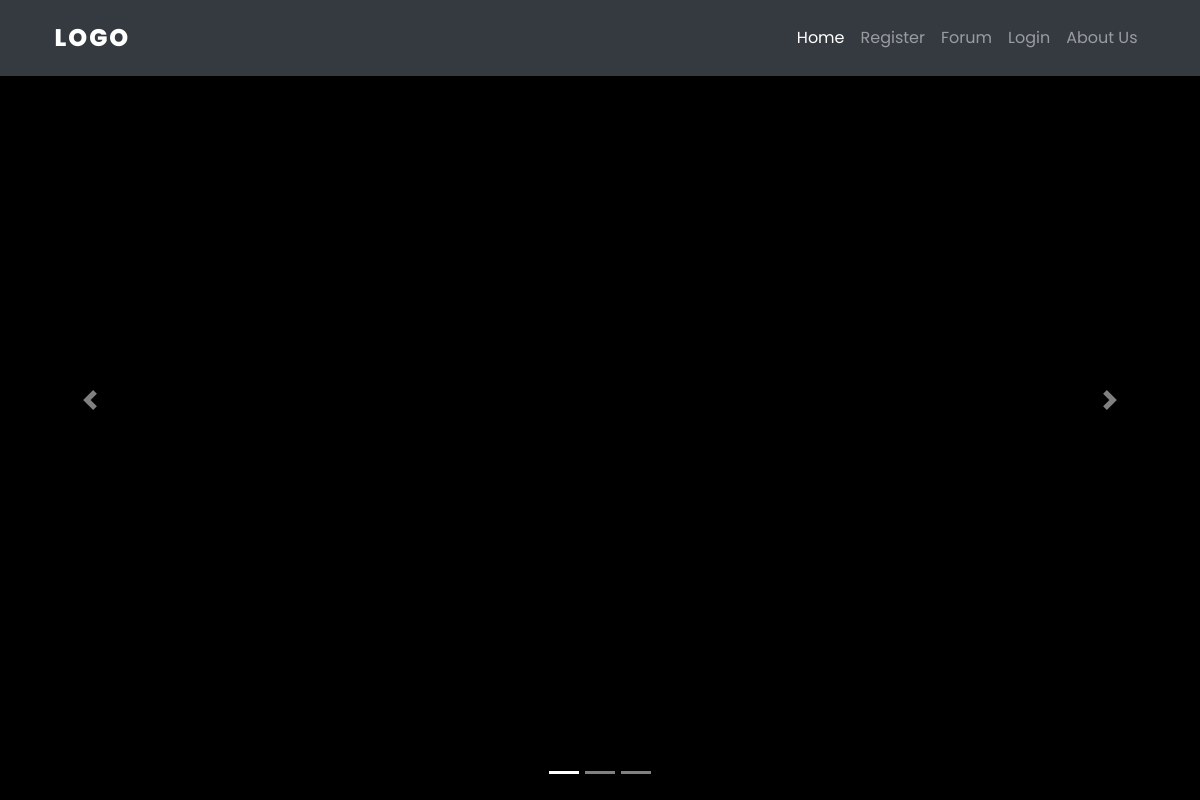
/, run on an earlier commit of the app's database.
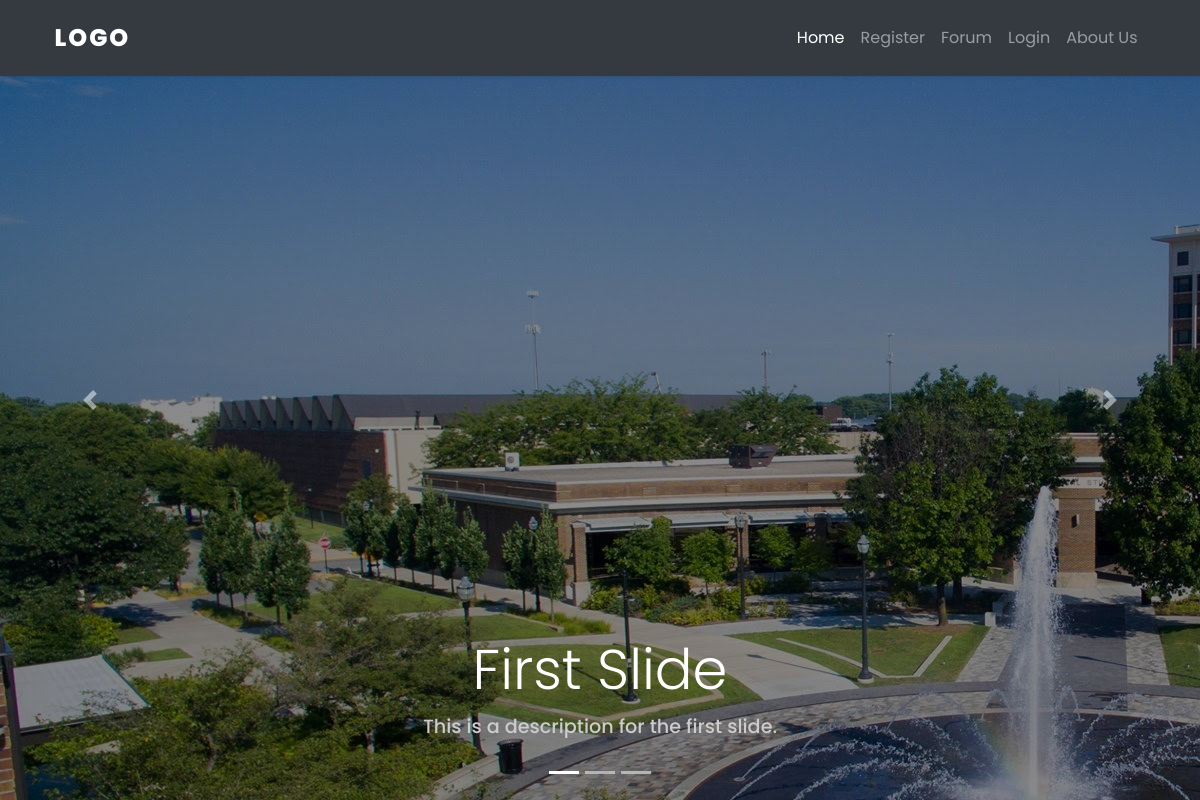
And on a later commit of the database.
### pages/models.py (models this page shows, shortened)
class SliderImage(models.Model):
    slider_image = models.ImageField(upload_to="slider/%Y/%m/%d/")
    slider_title = models.CharField(max_length=255)
    slider_description = models.TextField()

### pages/views.py (the view)
# urls.py: path('', views.LandingView.as_view(), name="landing"),
class LandingView(View):
	def get(self,request,*args,**kwargs):
		context = {
			'title' : 'Welcome To Our Site'
		}
		return render(request,'pages/landing.html',context)

### pages/context_processor.py (called while the page is built)
def slider(request):
    all_slider = SliderImage.objects.all()
    return {'all_slider': all_slider}

### templates/pages/landing.html
{% extends "landing_base.html" %}
{% load static %}
{% block style %}
    <link rel="stylesheet" href="{% static 'front/css/landing_page.css' %}">
{% endblock style %}
{% block content %}
	{% include 'partials/_landing_header.html' %}
{% endblock content %}

### templates/partials/_landing_header.html (shortened to what this page needs)
<header>
  <div id="carouselExampleIndicators" class="carousel slide" data-ride="carousel">
    <ol class="carousel-indicators">
      <li data-target="#carouselExampleIndicators" data-slide-to="0" class="active"></li>
      <li data-target="#carouselExampleIndicators" data-slide-to="1"></li>
      <li data-target="#carouselExampleIndicators" data-slide-to="2"></li>
    </ol>
    <div class="carousel-inner" role="listbox">
      {% for slider in all_slider %}
      <div class="carousel-item {% if forloop.first %} active {% endif %}" style="background: url('{{slider.slider_image.url}}');">
        <div class="carousel-caption d-none d-md-block">
          <h2 class="display-4">{{slider.slider_title}}</h2>
          <p class="lead">{{slider.slider_description}}</p>
        </div>
      </div>
      {% endfor %}
    </div>
    <a class="carousel-control-prev" href="#carouselExampleIndicators" role="button" data-slide="prev">
          <span class="carousel-control-prev-icon" aria-hidden="true"></span>
        </a>
    <a class="carousel-control-next" href="#carouselExampleIndicators" role="button" data-slide="next">
          <span class="carousel-control-next-icon" aria-hidden="true"></span>
        </a>
  </div>
</header>

What changed in the data, as far as the page shows it:
added SliderImage: slider_image (picture), slider_title "First Slide", slider_description "This is a description for the first slide."
